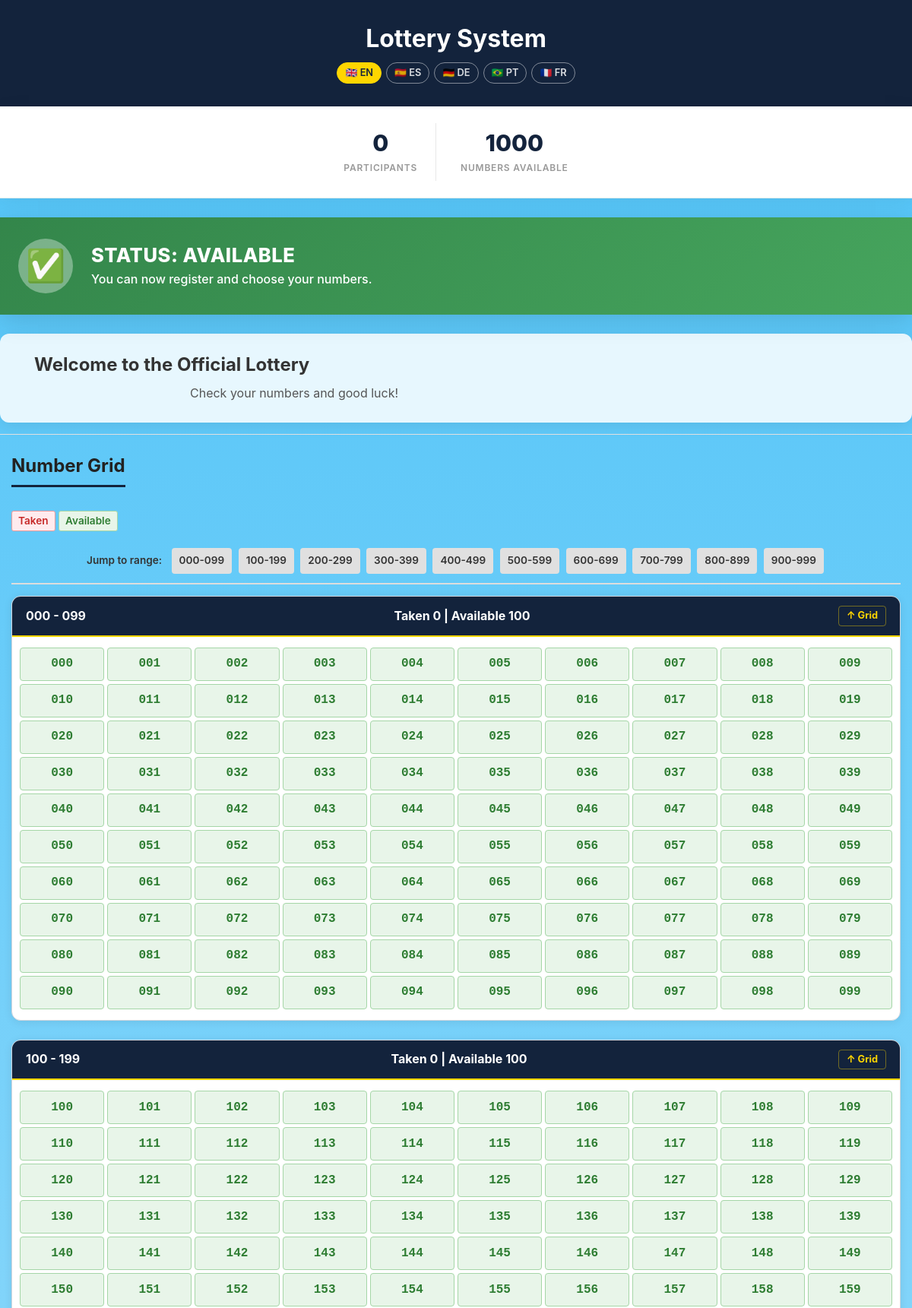
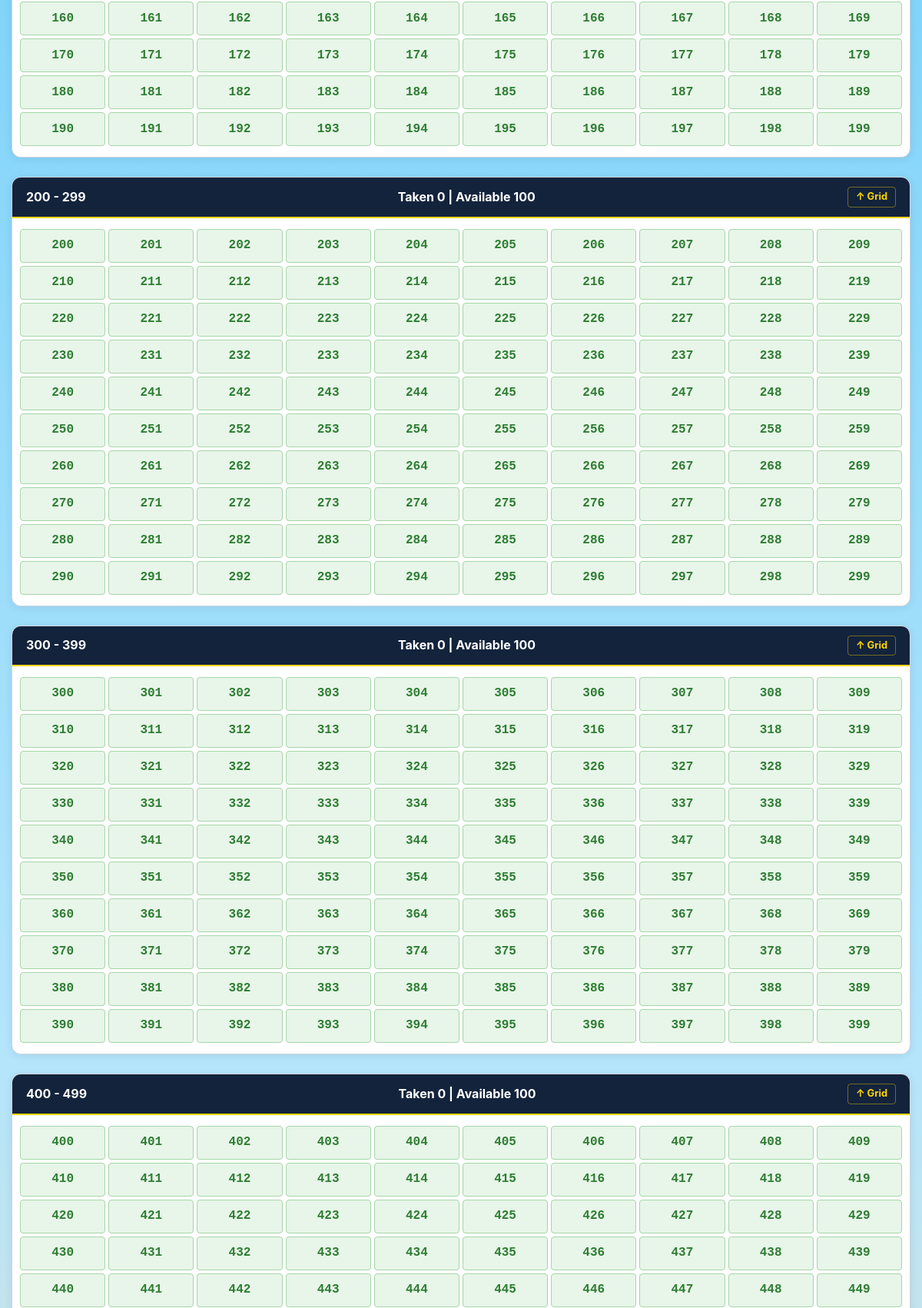
The page / (upper part) on the database its author committed (2 pictures, top to bottom).
### tables this page shows
CREATE TABLE IF NOT EXISTS custom_texts (
    id INT AUTO_INCREMENT PRIMARY KEY,
    `key` VARCHAR(50) UNIQUE NOT NULL,
    content TEXT,
    updated_at TIMESTAMP DEFAULT CURRENT_TIMESTAMP ON UPDATE CURRENT_TIMESTAMP
);

### includes/lang.php (called while the page is built, shortened)
<?php
function supportedLangs() {
    return defined('SUPPORTED_LANGS') ? SUPPORTED_LANGS : ['en' => ['label' => 'English', 'flag' => '🇬🇧']];
}
function isSupportedLang($code) {
    $langs = supportedLangs();
    return is_string($code) && isset($langs[strtolower(trim((string)$code))]);
}
function normalizeLang($code) {
    $code = strtolower(trim((string)$code));
    return isSupportedLang($code) ? $code : DEFAULT_LANG;
}
function detectBrowserLang() {
    $header = $_SERVER['HTTP_ACCEPT_LANGUAGE'] ?? '';
    foreach (explode(',', $header) as $part) {
        $part = strtolower(trim(explode(';', trim($part))[0]));
        $short = substr($part, 0, 2);
        if (isSupportedLang($short)) {
            return $short;
        }
    }
    return null;
}
function isAdminRequest() {
    return false;
}
function resolveAppLang($conn = null) {
    $is_admin = isAdminRequest();
    if (!$is_admin) {
        $browser = detectBrowserLang();
        if ($browser !== null) {
            return $browser;
        }
    }
    $fallback = $is_admin ? getDefaultAdminLang($conn) : DEFAULT_LANG;
    return $fallback;
}
function currentLang($conn = null) {
    if (isset($GLOBALS['APP_LANG']) && isSupportedLang($GLOBALS['APP_LANG'])) {
        return $GLOBALS['APP_LANG'];
    }
    return resolveAppLang($conn);
}
function loadLangDict($code) {
    static $cache = [];
    $code = normalizeLang($code);
    if (isset($cache[$code])) {
        return $cache[$code];
    }
    $file = __DIR__ . '/lang/' . $code . '.php';
    if (is_readable($file)) {
        $dict = require $file;
        $cache[$code] = is_array($dict) ? $dict : [];
    } else {
        $cache[$code] = [];
    }
    return $cache[$code];
}
function t($key, $params = []) {
    $lang = isset($GLOBALS['APP_LANG']) && isSupportedLang($GLOBALS['APP_LANG'])
        ? $GLOBALS['APP_LANG']
        : DEFAULT_LANG;
    $dict = loadLangDict($lang);
    if (array_key_exists($key, $dict)) {
        $text = $dict[$key];
    } else {
        $en = ($lang === 'en') ? $dict : loadLangDict('en');
        $text = array_key_exists($key, $en) ? $en[$key] : $key;
    }
    if (!empty($params) && is_array($params)) {
        foreach ($params as $k => $v) {
            $text = str_replace('{' . $k . '}', (string)$v, $text);
        }
    }
    return $text;
}

### includes/functions.php (called while the page is built, shortened)
<?php
function getAvailableNumbers($conn) {
    $digits = getNumberDigits($conn);
    $max = getNumberRangeMax($digits);
    $result = mysqli_query($conn, 'SELECT number, number2, number3 FROM participants');
    $taken = [];
    $available = [];
    for ($i = 0; $i <= $max; $i++) {
        $num = str_pad($i, $digits, '0', STR_PAD_LEFT);
        if (!in_array($num, $taken)) {
            $available[] = $num;
        }
    }
    return $available;
}
function getNumbersByRange($conn) {
    $digits = getNumberDigits($conn);
    $max = getNumberRangeMax($digits);
    $result = mysqli_query($conn, 'SELECT name, number, number2, number3 FROM participants ORDER BY name');
    $participants = [];
    $block_size = ($digits === 4) ? 1000 : 100;
    $ranges = [];
    for ($start = 0; $start <= $max; $start += $block_size) {
        $end = min($start + $block_size - 1, $max);
        $numbers = [];
        for ($j = $start; $j <= $end; $j++) {
            $num = str_pad($j, $digits, '0', STR_PAD_LEFT);
            $numbers[$num] = isset($participants[$num]) ? $participants[$num] : null;
        }
        $ranges[] = [
            'start' => str_pad($start, $digits, '0', STR_PAD_LEFT),
            'end' => str_pad($end, $digits, '0', STR_PAD_LEFT),
            'numbers' => $numbers,
        ];
    }
    return $ranges;
}
function getParticipantCount($conn) {
    $result = mysqli_query($conn, 'SELECT COUNT(*) AS count FROM participants');
    $row = mysqli_fetch_assoc($result);
    return $row['count'];
}
function getWinnerCount($conn) {
    $result = mysqli_query($conn, 'SELECT COUNT(*) AS count FROM winners');
    $row = mysqli_fetch_assoc($result);
    return $row['count'];
}
function getCustomText($conn, $key) {
    $stmt = mysqli_prepare($conn, 'SELECT content FROM custom_texts WHERE `key` = ?');
    mysqli_stmt_bind_param($stmt, 's', $key);
    mysqli_stmt_execute($stmt);
    $result = mysqli_stmt_get_result($stmt);
    $row = mysqli_fetch_assoc($result);
    return $row ? $row['content'] : '';
}
function getSiteTitle($conn) {
    $title = trim((string)getCustomText($conn, 'site_title'));
    return $title;
}
function getValidNumberDigits() {
    return [3, 4];
}
function getNumberDigits($conn) {
    $v = (int)getCustomText($conn, 'number_digits');
    return $v;
}
function getNumberRangeMax($digits) {
    return ((int)$digits === 4) ? 9999 : 999;
}

### index.php (the view, shortened to what this page needs)
<?php
require_once __DIR__ . '/includes/config.php';
require_once __DIR__ . '/includes/functions.php';
$lang = currentLang($conn);
$ranges = getNumbersByRange($conn);
$header_info = getCustomText($conn, 'header_info');
$total_participants = getParticipantCount($conn);
$available_numbers = getAvailableNumbers($conn);
$available_count = count($available_numbers);
$lottery_status = getCustomText($conn, 'lottery_status');
$has_winners = getWinnerCount($conn) > 0;
$maintenance = getCustomText($conn, 'maintenance_mode');
$maintenance_msg = getCustomText($conn, 'maintenance_message');
$logo_path = getCustomText($conn, 'logo_path');
$site_title = getSiteTitle($conn);
?>
<!DOCTYPE html>
<html lang="<?= htmlspecialchars($lang) ?>">
<head>
    <link rel="stylesheet" href="/assets/css/style.css">
</head>
<body>
<?php if ($maintenance === 'on'): ?>
<div class="maintenance-layout">
    <header class="site-header">
        <div class="container">
            <h1 class="site-title"><?php if ($logo_path): ?><img src="/<?= htmlspecialchars($logo_path) ?>" alt="<?= htmlspecialchars($site_title) ?>"><?php else: ?><?= htmlspecialchars($site_title) ?><?php endif; ?></h1>
        </div>
    </header>
    <div class="maintenance-page">
        <div class="container">
            <?= $maintenance_msg ?>
        </div>
    </div>
    <footer class="site-footer">
        <div class="container">
            <p>&copy; <?= date('Y') ?> <?= htmlspecialchars($site_title) ?>. <?= htmlspecialchars(t('common.rights')) ?></p>
            <p class="author-credit" style="font-size:0.85rem; margin-top:4px; opacity:0.8;"><?= renderAuthorCreditLine() ?></p>
        </div>
    </footer>
</div>
<?php else: ?>
    <header class="site-header">
        <div class="container">
            <h1 class="site-title"><?php if ($logo_path): ?><img src="/<?= htmlspecialchars($logo_path) ?>" alt="<?= htmlspecialchars($site_title) ?>"><?php else: ?><?= htmlspecialchars($site_title) ?><?php endif; ?></h1>
            <nav class="lang-switcher" aria-label="<?= htmlspecialchars(t('lang.label')) ?>">
                <?php foreach (supportedLangs() as $code => $meta): ?>
                <a href="?lang=<?= $code ?>" class="lang-link<?= $code === $lang ? ' active' : '' ?>"<?= $code === $lang ? ' aria-current="true"' : '' ?>><?= htmlspecialchars($meta['flag']) ?> <?= htmlspecialchars($code === 'en' ? 'EN' : ($code === 'es' ? 'ES' : ($code === 'de' ? 'DE' : ($code === 'pt' ? 'PT' : 'FR')))) ?></a>
                <?php endforeach; ?>
            </nav>
        </div>
    </header>
    <section class="stats-bar">
        <div class="container">
            <div class="stats-grid">
                <div class="stat-item">
                    <span class="stat-value"><?= $total_participants ?></span>
                    <span class="stat-label"><?= htmlspecialchars(t('pub.participants')) ?></span>
                </div>
                <div class="stat-item">
                    <span class="stat-value"><?= $available_count ?></span>
                    <span class="stat-label"><?= htmlspecialchars(t('pub.available')) ?></span>
                </div>
            </div>
        </div>
    </section>
    <?php
    $status_open_msg = getCustomText($conn, 'status_open_message');
    $status_closed_msg = getCustomText($conn, 'status_closed_message');
    if ($has_winners) {
        $status_class = 'status-finished';
        $status_icon = '&#10007;';
        $status_label = t('pub.status_finished');
        $status_desc = t('pub.status_finished_desc');
    } elseif ($lottery_status === 'closed') {
        $status_class = 'status-closed';
        $status_icon = '&#128274;';
        $status_label = t('pub.status_closed');
        $status_desc = $status_closed_msg ?: t('pub.status_closed');
    } else {
        $status_class = 'status-open';
        $status_icon = '&#9989;';
        $status_label = t('pub.status_open');
        $status_desc = $status_open_msg ?: t('pub.status_open');
    }
    ?>
    <div class="status-card <?= $status_class ?>">
        <div class="container">
            <div class="status-icon-wrap">
                <span class="status-card-icon"><?= $status_icon ?></span>
            </div>
            <div class="status-card-body">
                <span class="status-card-label"><?= $status_label ?></span>
                <span class="status-card-desc"><?= $status_desc ?></span>
            </div>
        </div>
    </div>
    <?php if ($header_info): ?>
    <section class="custom-text section">
        <div class="container">
            <?= $header_info ?>
        </div>
    </section>
    <?php endif; ?>
    <section class="numbers-section section" id="number-grid">
        <div class="container">
            <h2 class="section-title"><?= htmlspecialchars(t('pub.grid_title')) ?></h2>
            <p class="section-desc"><span class="taken-legend"><?= htmlspecialchars(t('pub.taken')) ?></span> <span class="free-legend"><?= htmlspecialchars(t('pub.free')) ?></span></p>
            <div class="number-tabs">
                <span class="tabs-hint"><?= htmlspecialchars(t('pub.jump')) ?></span>
                <?php foreach ($ranges as $b => $block): ?>
                <a href="#block-<?= $b ?>" class="tab-link"><?= htmlspecialchars($block['start']) ?>-<?= htmlspecialchars($block['end']) ?></a>
                <?php endforeach; ?>
            </div>
            <?php foreach ($ranges as $block_index => $block):
                $numbers = $block['numbers'];
                $taken = 0;
                $available = count($numbers) - $taken;
            ?>
            <div class="number-block" id="block-<?= $block_index ?>">
                <div class="block-header">
                    <span class="block-range"><?= htmlspecialchars($block['start']) ?> - <?= htmlspecialchars($block['end']) ?></span>
                    <span class="block-stats"><?= htmlspecialchars(t('pub.block_stats', ['taken' => $taken, 'available' => $available])) ?></span>
                    <a href="#number-grid" class="block-grid-link"><?= htmlspecialchars(t('pub.grid_up')) ?></a>
                </div>
                <div class="number-grid">
                    <?php foreach ($numbers as $num => $name): ?>
                    <div class="number-cell <?= $name ? 'taken' : 'free' ?>">
                        <?php if ($name): ?>
                        <span class="number-link"><?= $num ?><br><span class="participant-name" title="<?= htmlspecialchars($name) ?>"><?= htmlspecialchars($name) ?></span></span>
                        <?php else: ?>
                        <span class="number-link"><?= $num ?></span>
                        <?php endif; ?>
                    </div>
                    <?php endforeach; ?>
                </div>
            </div>
            <?php endforeach; ?>
        </div>
    </section>
<?php endif; ?>
</body>
</html>

### rows shown on the page
custom_texts: content "Lottery System"
custom_texts: content "You can now register and choose your numbers."
custom_texts: content "Welcome to the Official Lottery Check your numbers and good luck!"

### other values the page prints
$meta['flag'] "🇬🇧"
$meta['flag'] "🇪🇸"
$meta['flag'] "🇩🇪"
$meta['flag'] "🇧🇷"
$meta['flag'] "🇫🇷"
$total_participants "0"
t('pub.participants') "PARTICIPANTS"
$available_count "1000"
t('pub.available') "NUMBERS AVAILABLE"
$status_icon "✅"
$status_label "STATUS: AVAILABLE"
t('pub.grid_title') "Number Grid"
t('pub.taken') "Taken"
t('pub.free') "Available"
t('pub.jump') "Jump to range:"
